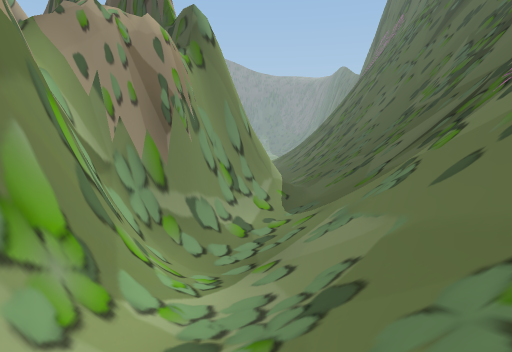
[1] (above)

24 first-person views from a walk through a scene from a Unity 3-D project. The camera is 1.5 m above the floor, tilts 6° down and sees 75° across. The floor is counted in squares, 2 m on a side. Each view is taken from the middle of a square. On the plan, view 1 faces up. The plan holds only what a view shows up to about 11 squares ahead; the rest is blank. The place goes on beyond the plan. The player is left out.

[2]
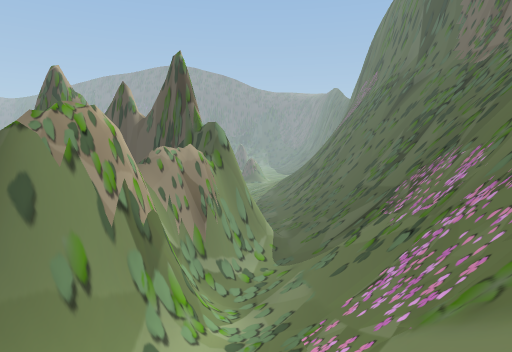

[3]
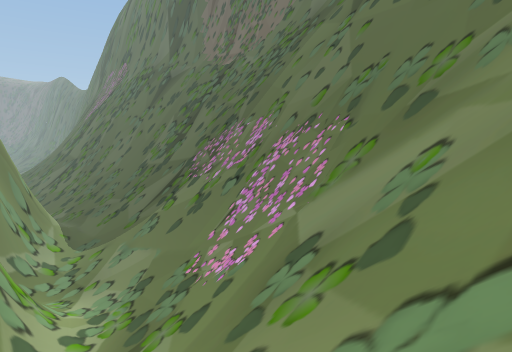

[4]
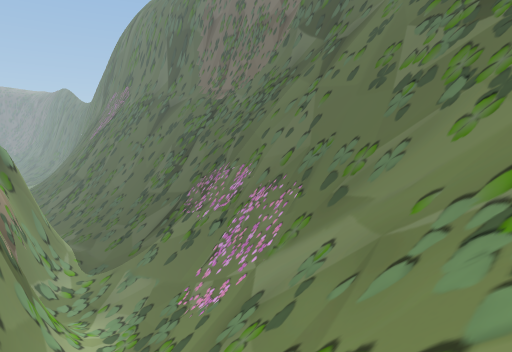

[5]
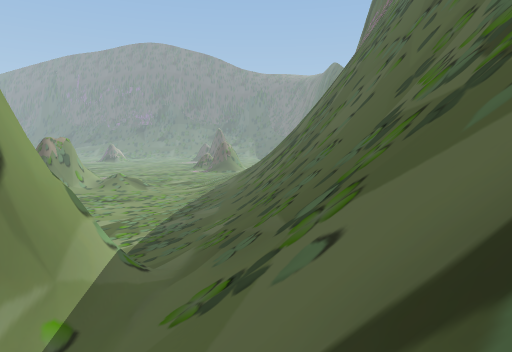

[6]
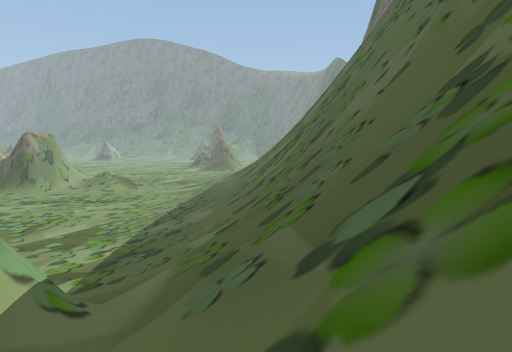

[7]
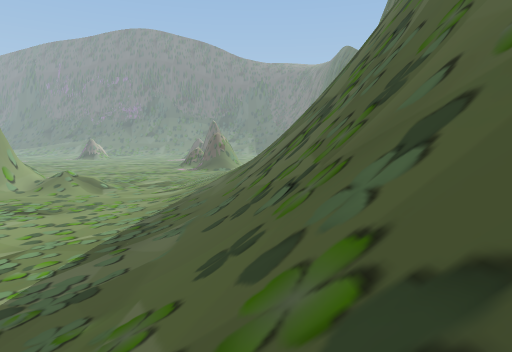

[8]
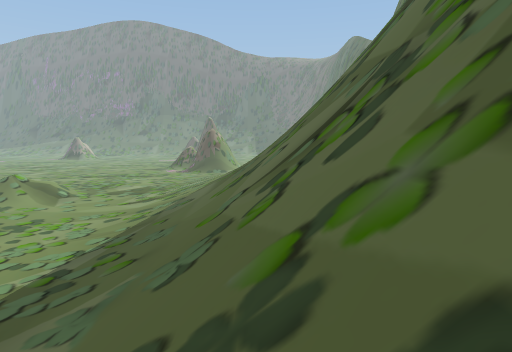

[9]
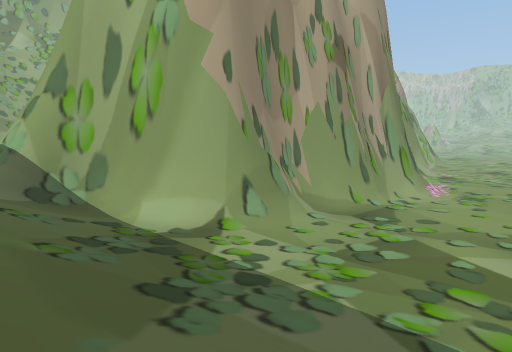

[10]
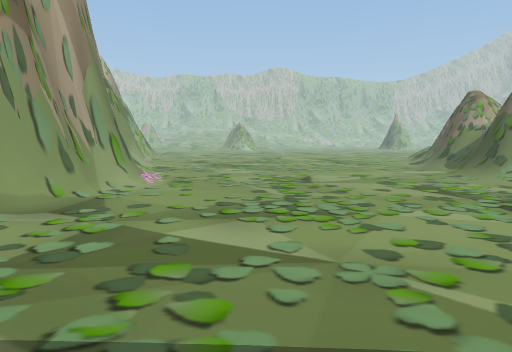

[11]
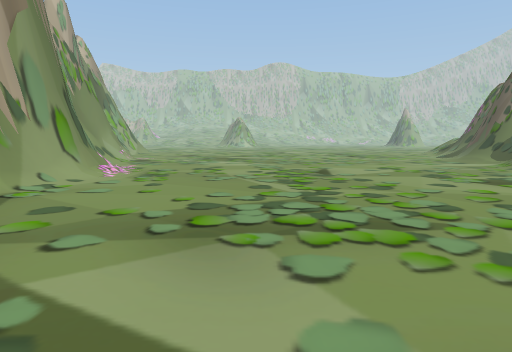

[12]
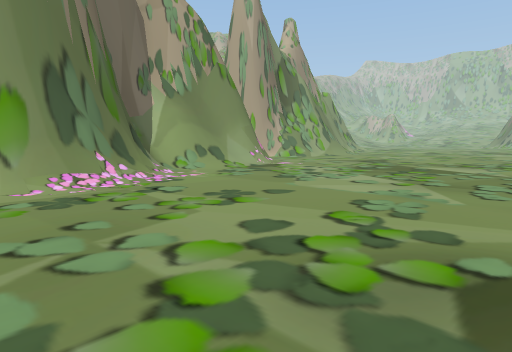

[13]
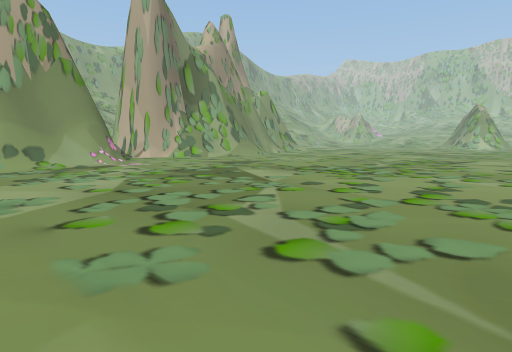

[14]
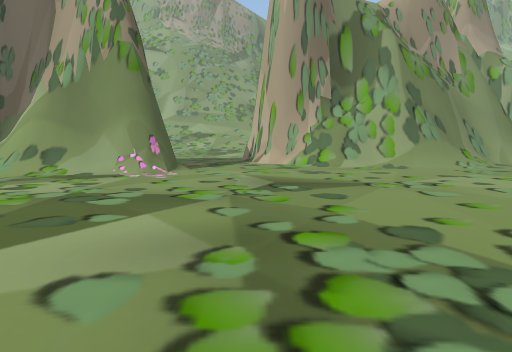

[15]
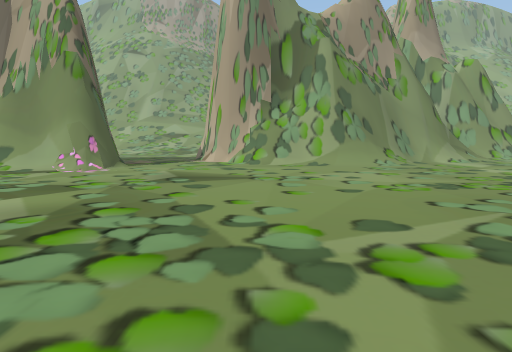

[16]
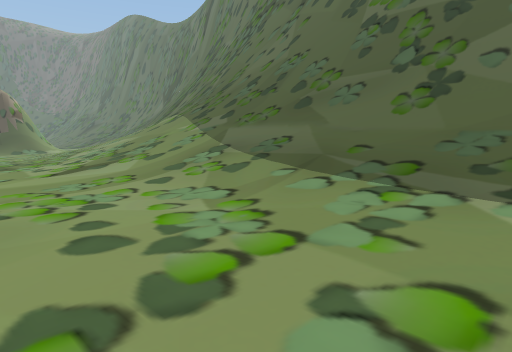

[17]
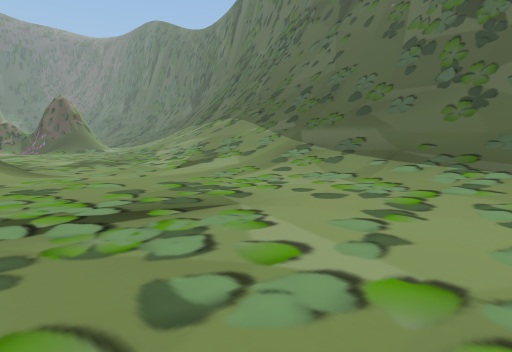

[18]
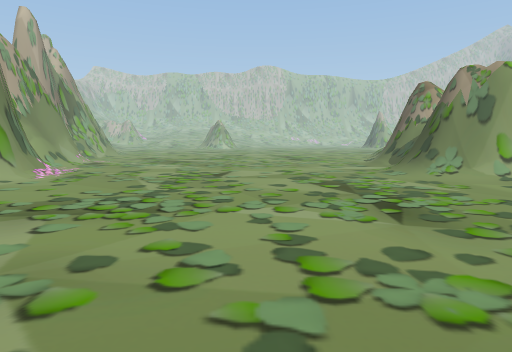

[19]
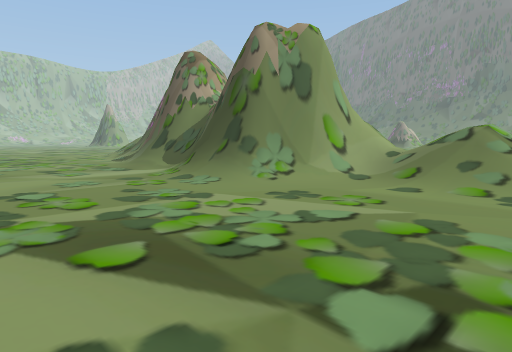

[20]
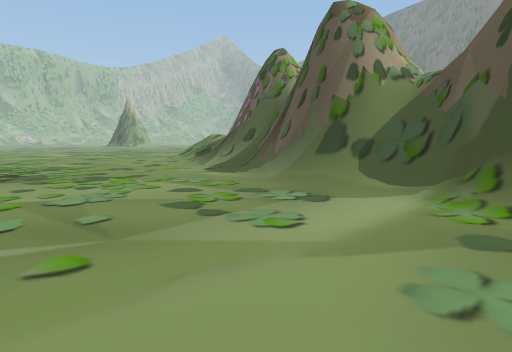

[21]
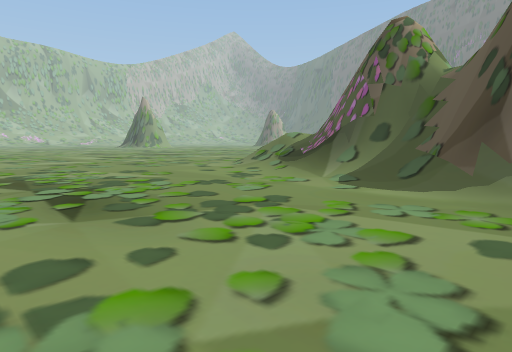

[22]
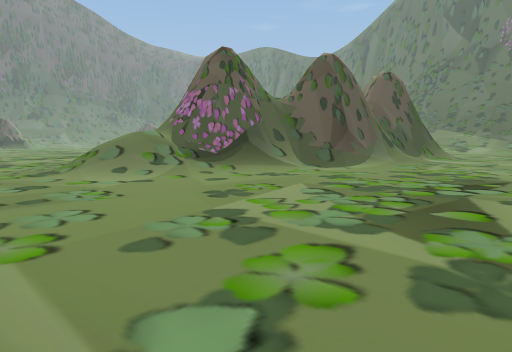

[23]
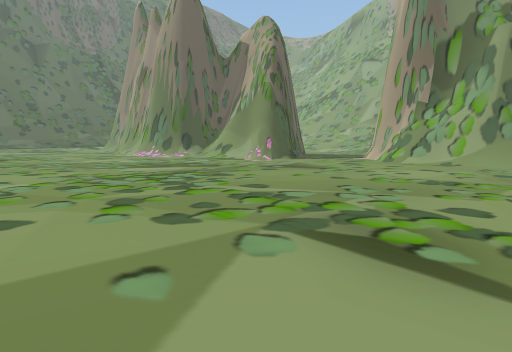

[24]
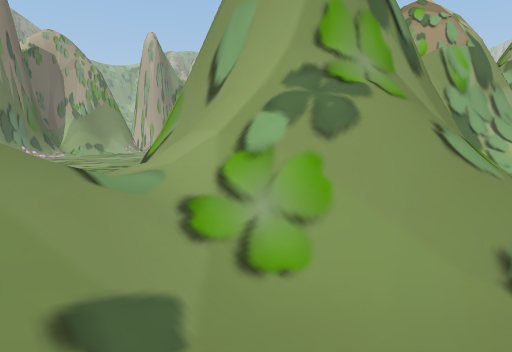

### Floor plan
Key: @ floor where view 1 was taken; # wall or solid block; . main floor; : floor 0.75 m higher than the main floor; + floor 1.5 m higher than the main floor; * floor 2.5 m higher than the main floor; / step, stairs or slope; = window, fence, low wall or low ledge; v drop or lower ground.
Columns run from 27 left of view 1 to 5 right of it. Each row starts with its distance up from view 1.
 34  ..  =#         //..  .. ..:
 33  ..///#    ##  #/=//  .....:/
 32  ..///##    #  ##//// .....://
 31  ..////###  #   ##////.....:///
 30  ......//#########.///...../////
 29  ..........##/###..........//////
 28 ...........................:////=
 27 .........................../////#
 26 ...........................:////#
 25 ...........................:////#
 24 ...........................:////#
 23 ...........................:////#
 22 ...........................:////#
 21 ...........................:////#
 20 ...........................:////#
 19  ..........................:////#
 18  ..........................:////#
 17 ...........................:////#
 16 ................##.........:////#
 15 ...............#######.##..:////#
 14 ..........######     #####/://///
 13 ..........#####          ##//////
 12 .####.....                ##/////
 11 #######...                 ##////
 10                            #=////
  9                           ##*////
  8                           #//////
  7                          ##+/////
  6                          #//////=
  5                          #//////#
  4                          #/////##
  3                          #/////#
  2                         ##/////#
  1                         ##////##
  0                        ## /@//##
 -1                           ////#
 -2                           ///##
 -3                           ///##
 -4                          ////## v
 -5                         /////#vvv
 -6                          //////vv
 -7                        / ///

Positions as (right, up) in squares from view 1, and headings:
1: (0, 0), facing up
2: (0, -5), facing up
3: (-3, -5), facing up-right
4: (-4, -7), facing up-right
5: (3, 6), facing up
6: (3, 8), facing up
7: (3, 13), facing up
8: (3, 17), facing up
9: (2, 20), facing down-left
10: (1, 20), facing left
11: (-2, 20), facing left
12: (-9, 22), facing down-left
13: (-13, 25), facing down-left
14: (-20, 22), facing down
15: (-22, 23), facing down
16: (-4, 22), facing up-right
17: (-7, 22), facing up-right
18: (0, 23), facing left
19: (-6, 24), facing up-left
20: (-12, 24), facing up-left
21: (-16, 24), facing up-left
22: (-27, 24), facing up-right
23: (-27, 24), facing down-right
24: (-8, 34), facing down-left
